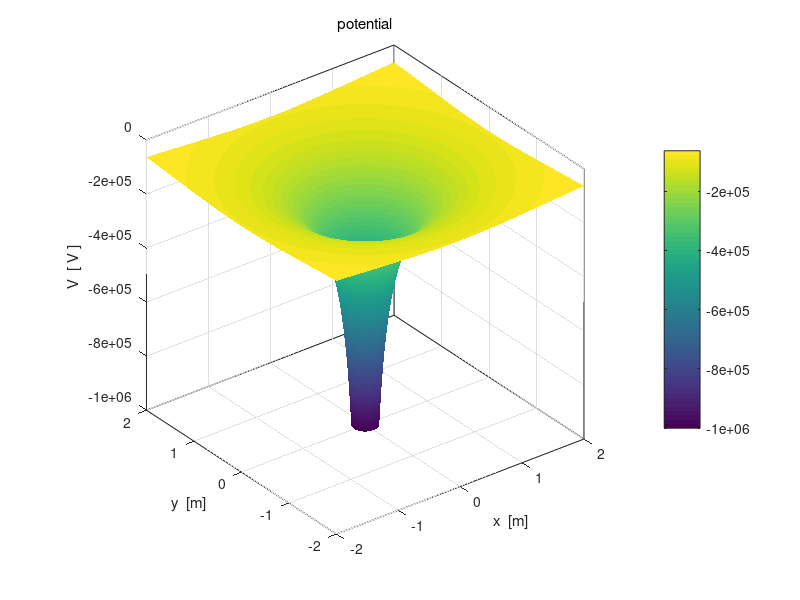

Reproduce this figure in MATLAB. (Note: this script raises an error after producing the figure.)
% cemVE01.m
% 8 april 2016
% Ian Cooper
% School of Physics, University of Sydney
% https://d-arora.github.io/Doing-Physics-With-Matlab/

% Potential and Electric Field in [2D] region
% max 5 charges


clear all
close all
clc
tic

% INPUTS  ================================================================

% Number of grid point    [N = 10001]
   N = 1001;
   
% Charge  Q = [10, 0, 0, 0, 0] 
   Q = [-20, 0, 0, 0, 0] .* 1e-6;
   
% X & Y components of position of charges  [0, 0, 0, 0, 0]
   xC = [0,  -0.5,  0.5, -0.5, 0];
   yC = [0,  -0.5, -0.5, 0.5, 0];

% 5 random charges   uncomment to run the program for 5 random charges
%   Q = (1 + 9 .* rand(5,1)) .* 1e-6;
%   xC = -2 + 4 .* rand(5,1); 
%   yC = -2 + 4 .* rand(5,1); 
   
% Dimensions of region   [dimensions of region -2 to 2 / minR = 1e-6 / Esat = 1e6 / Vsat = 1e6]
   minX = -2;  
   maxX =  2;
   minY = -2;
   maxY =  2;
   minR = 1e-6;
   minRx = 1e-6;
   minRy = 1e-6;
   Vsat = 1e6;
   Esat = 1e6;
   
% SETUP  =================================================================

eps0 = 8.854e-12;
kC = 1/(4*pi*eps0);
V = zeros(N,N);
Ex = zeros(N,N); Ey = zeros(N,N);

x  = linspace(minX,maxX,N);
y = linspace(minY, maxY,N);

[xG, yG] = meshgrid(x,y);


% CALCULATION: POTENTIAL & ELECTRIC FIELD ================================

for n = 1 : 5
   Rx = xG - xC(n);
   Ry = yG - yC(n);
   
   index = find(abs(Rx)+ abs(Ry) == 0); 
   Rx(index) = minRx;  Ry(index) = minRy;
   
   R = sqrt(Rx.^2 + Ry.^2);
   R(R==0) = minR;
   V = V + kC .* Q(n) ./ (R);
   
   R3 = R.^3;
   Ex = Ex + kC .* Q(n) .* Rx ./ R3;
   Ey = Ey + kC .* Q(n) .* Ry ./ R3;
end

   if max(max(V)) >=  Vsat; V(V > Vsat)  = Vsat; end;
   if min(min(V)) <= -Vsat; V(V < -Vsat) = -Vsat; end;

   E = sqrt(Ex.^2 + Ey.^2);
   if max(max(E)) >=  Esat; E(E >  Esat)  =  Esat; end;
   if min(min(E)) <= -Esat; E(E < -Esat)  = -Esat; end;
   

% GRAPHICS ===============================================================
figure(1)
   set(gcf,'units','normalized','position',[0.02 0.52 0.28 0.32]);
   surf(xG,yG,V);
   colorbar
   shading interp
   axis square
   set(gca,'xLim',[-2, 2]); set(gca,'yLim',[-2, 2]);
   xlabel('x  [m]'); ylabel('y  [m]'); zlabel('V  [ V ]');
   title('potential','fontweight','normal');
   box on
   h =  colorbar;
   h.Label.String = 'V   [ V ]';
   rotate3d
   view(30,50);
   set(gca,'fontsize',12)
   
figure(2)
   set(gcf,'units','normalized','position',[0.31 0.52 0.28 0.32]);
   contourf(xG,yG,V,16)
   shading interp
   colorbar
   xlabel('x  [m]'); ylabel('y  [m]');
   title('potential','fontweight','normal');
   h =  colorbar;
   h.Label.String = 'V   [ V ]';
   %set(gca,'xLim',[-5,5]); set(gca,'yLim', [-5, 5]);
   %set(gca,'xTick',-5:5); set(gca,'yTick', -5:5);
   axis square
   set(gca,'fontsize',12)
   box on
   
figure(3)
   set(gcf,'units','normalized','position',[0.60 0.52 0.28 0.32]);
       c = 0; yStep = zeros(1,5);
       
      for n = ceil(N/2) : ceil(N/10): N
   %  for n = [1 11 21 31 41 51]
        xP = xG(n,:); yP = V(n,:);
        plot(xP,yP,'linewidth',2);
        hold on
        c = c+1;
        yStep(c) = yG(n,1);
     end
     
       %tt = num2str(yStep,2);
       %tm1 = 'y  =  ';
       %tm2 = tt;
       %tm = [tm1 tm2];
       tm = 'Potential profiles for different y values';
       xlabel('x  [m]'); ylabel('V  [ V ]');
       set(gca,'fontsize',12)  
       h_title = title(tm);
       set(h_title,'fontsize',12,'FontWeight','normal');
       %set(gca,'xTick',-5:5);
       tm1 = num2str(yStep(1),2);
       tm2 = num2str(yStep(2),2); tm3 = num2str(yStep(3),2);
       tm4 = num2str(yStep(4),2);  tm5 = num2str(yStep(5),2);
       %tm6 = num2str(yStep(6),3);
       h = legend(tm1,tm2,tm3,tm4,tm5,'Orientation','horizontal');
       set(h,'Location','north');
      % 

figure(4)
   set(gcf,'units','normalized','position',[0.02 0.1 0.28 0.32]);
   surf(xG,yG,E);
   colorbar
   shading interp
   axis square
   xlabel('x  [m]'); ylabel('y  [m]'); zlabel('E  [ V / m ]');
   title('electric field | E |','fontweight','normal');
   box on
   h =  colorbar;
   h.Label.String = '| E |   [ V/m ]';
   rotate3d
   view(30,50);
   set(gca,'fontsize',12) 
   
figure(5)
   set(gcf,'units','normalized','position',[0.31 0.10 0.28 0.32]);
   contourf(xG,yG,E,16)
   shading interp
   colorbar
   xlabel('x  [m]'); ylabel('y  [m]');
   title('electric field | E | ','fontweight','normal');
   h =  colorbar;
   h.Label.String = '|E|   [ V/m ]';
   %set(gca,'xLim',[-5,5]); set(gca,'yLim', [-5, 5]);
   %set(gca,'xTick',-5:5); set(gca,'yTick', -5:5);
   axis square
   set(gca,'fontsize',12)
   box on   
   
 figure(6)
   set(gcf,'units','normalized','position',[0.60 0.10 0.28 0.32]);
       c = 0; yStep = zeros(1,5);
       
      for n = ceil(N/2) : ceil(N/10): N
   %  for n = [1 11 21 31 41 51]
        xP = xG(n,:); yP = E(n,:);
        plot(xP,yP,'linewidth',2);
        hold on
        c = c+1;
        yStep(c) = yG(n,1);
     end
     
       %tt = num2str(yStep,2);
       %tm1 = 'y  =  ';
       %tm2 = tt;
       %tm = [tm1 tm2];
       tm = '| E | profiles for different y values';
       xlabel('x  [m]'); ylabel('| E |  [ V/m ]');
       set(gca,'fontsize',12)  
       h_title = title(tm);
       set(h_title,'fontsize',12,'FontWeight','normal');
       %set(gca,'xTick',-5:5);
       tm1 = num2str(yStep(1),2);
       tm2 = num2str(yStep(2),2); tm3 = num2str(yStep(3),2);
       tm4 = num2str(yStep(4),2);  tm5 = num2str(yStep(5),2);
       %tm6 = num2str(yStep(6),3);
       h = legend(tm1,tm2,tm3,tm4,tm5,'Orientation','horizontal');
       set(h,'Location','north');  
%%       
figure(7)

     hold on
     index1 = 1 : 5 : N; index2 = 1 : 5 : N;
    
     %index1 = [21 26 31 36 41 46 61 66 71 76 81 86 91]; index2 = index1;
     p1 = xG(index1, index2); p2 = yG(index1, index2);
     p3 = Ex(index1, index2)./(E(index1,index2)); p4 = Ey(index1, index2)./(E(index1,index2));
    % p3 = Ex(index1, index2); p4 = Ey(index1, index2);  
     h = quiver(p1,p2,p3,p4,'autoscalefactor',0.8);
     set(h,'color',[0 0 1],'linewidth',2)
     xlabel('x  [m]'); ylabel('y  [m]');
     
     hold on
     for sx = -2 : 0.25 : 2;
     for sy = -2 : 0.25 : 2;
        % if sy ~= 0; 
         h = streamline(xG,yG,Ex,Ey,sx,sy);
         set(h,'linewidth',1,'color',[1 0 1]);
        % end
     end
     
     end
     set(gca,'xLim',[-2,2]); set(gca,'yLim', [-2, 2]);
     axis([-2 2 -2 2]);
     axis equal
     box on
 
     %%
     figure(99)
     sx = [0 -1 1 0 1]; sy = [-1 -1 0 1 1];
     h = streamline(xG,yG,Ex,Ey,sx,sy);
     
   